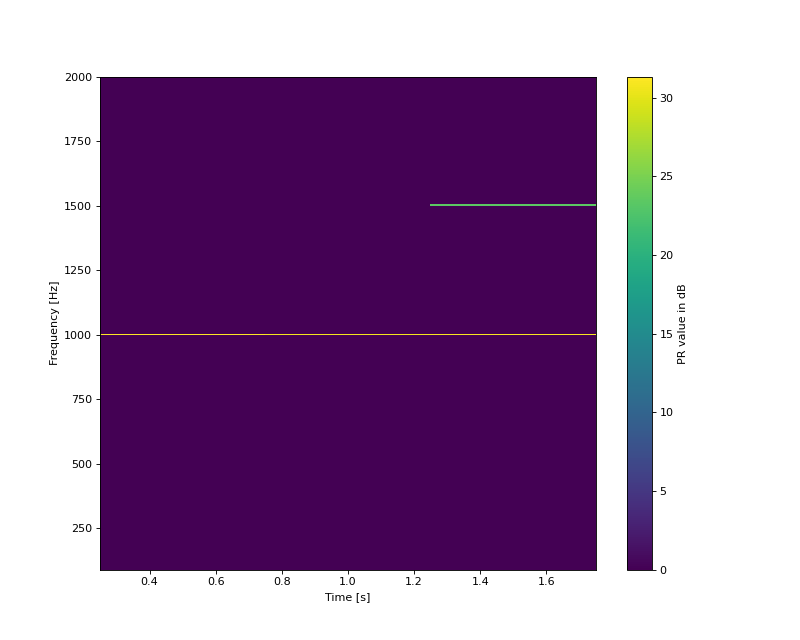

Recreate this plot in Python.
import numpy as np
import matplotlib.pyplot as plt
from mosqito.sq_metrics import pr_ecma_tv
fs = 48000
d = 2
dB = 60
time = np.arange(0, d, 1/fs)
f1 = 1000
f2 = np.zeros((len(time)))
f2[len(time)//2:] = 1500
stimulus = 2 * np.sin(2 * np.pi * f1 * time) + np.sin(2 * np.pi * f2 * time)+ np.random.normal(0,0.5, len(time))
rms = np.sqrt(np.mean(np.power(stimulus, 2)))
ampl = 0.00002 * np.power(10, dB / 20) / rms
stimulus = stimulus * ampl
t_pr, pr, promi, tones_freqs, time = pr_ecma_tv(stimulus, fs)
plt.figure(figsize=(10,8))
plt.pcolormesh(time, tones_freqs, np.nan_to_num(pr), vmin=0)
plt.colorbar(label = "PR value in dB")
plt.xlabel("Time [s]")
plt.ylabel("Frequency [Hz]")
plt.ylim(90,2000)
